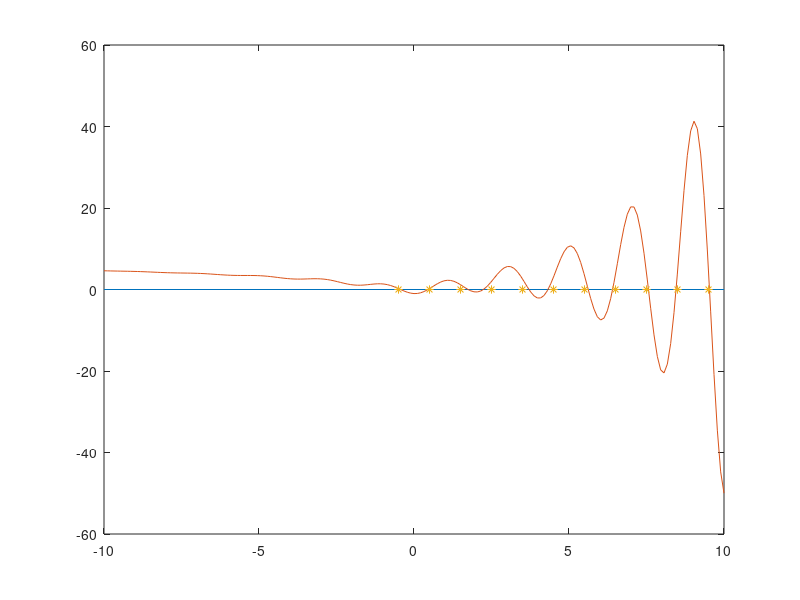

Write the MATLAB code that produced this figure. (Note: this script raises an error after producing the figure.)
clc 
clf 
clear all 
addpath('../Biblioteca');

f=@(x) log(x.^2+1)-exp(0.4*x).*cos(pi*x);
errorParada = 0.5e-6;
maxIteraciones = 100;
h=0.001;

df=@(x) (f(x+h)-f(x-h))/(2*h);

aa=-10;
bb=10;

tx=linspace(aa,bb,187);

plot([aa,bb],[0,0],tx,f(tx));
hold on;

%aproximaciones para ceros
px=-0.5:1:bb;
npx=length(px);
cerosy=zeros(1,npx);
plot(px,cerosy,'*');

%apartado c los nodos px son buenas aproximaciones iniciales para newton

%apartado a, cero negativo

x0_a =-0.5;

x_neg = newton(f,df,x0_a,errorParada,maxIteraciones)

%apartado b y c, ceros positivos
bb=25;
px=0.5:1:bb;
npx=length(px);
cerosy=zeros(1,npx);
x0_pos=zeros(1,npx);

for i=1:npx
  x0_pos(i)=newton(f,df,px(i),errorParada,maxIteraciones);
endfor

x0_pos